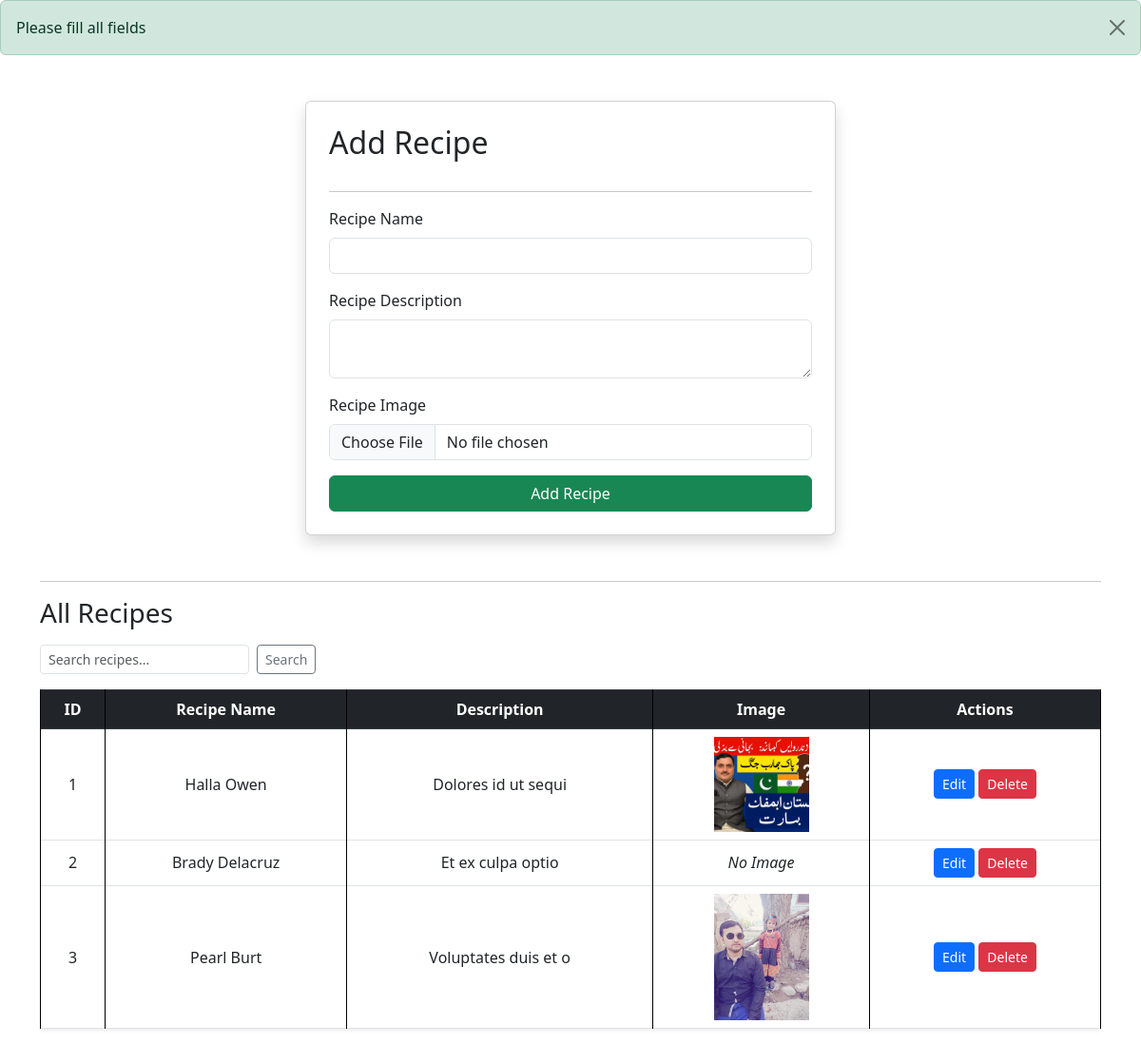
The app's page /recipes/ with its own data.
### vege/models.py (models this page shows, shortened)
class Recipe(models.Model):
    recipe_name = models.CharField(max_length=100)
    slug = models.SlugField(unique=True, blank=True)
    recipe_description = models.TextField()
    recipe_image = models.ImageField(upload_to='recipe')
    recipe_view_count = models.IntegerField(default=1)
    is_deleted = models.BooleanField(default=False)

### vege/views.py (the view)
# urls.py: path('recipes/', recipes, name="recipes"),
def recipes(request):
    if request.method == "POST":
        recipe_name = request.POST.get('recipe_name')
        recipe_description = request.POST.get('recipe_description')
        recipe_image = request.FILES.get('recipe_image')
        if recipe_name and recipe_description:
            Recipe.objects.create(
                recipe_name=recipe_name,
                recipe_description=recipe_description,
                recipe_image=recipe_image
            )
            messages.success(request, "Recipe added successfully!")
            return redirect('recipes')  # Refresh and show new recipe
        queryset = Recipe.objects.filter(is_deleted = False)
    else:
        messages.error(request, "Please fill all fields")
    query = request.GET.get('q', '')
    recipe_list = Recipe.objects.all()
    if query:
        recipe_list = recipe_list.filter(recipe_name__icontains=query)
    paginator = Paginator(recipe_list, 5)  # 5 recipes per page
    page_number = request.GET.get('page')
    page_obj = paginator.get_page(page_number)
    return render(request, 'recipes.html', {
        'recipes': page_obj,
        'query': query,
    })

### vege/templates/recipes.html (shortened to what this page needs)
{% extends "base.html" %}
{% load static %}
{% block start %}
{% if messages %}
    {% for message in messages %}
        <div class="alert alert-success alert-dismissible fade show" role="alert">
            {{ message }}
            <button type="button" class="btn-close" data-bs-dismiss="alert" aria-label="Close"></button>
        </div>
    {% endfor %}
{% endif %}
<div class="container mt-5">
    <form class="col-md-6 mx-auto card p-4 shadow" method="post" enctype="multipart/form-data">
        <h2 class="mb-3">Add Recipe</h2>
        <hr>
        <div class="mb-3">
            <label class="form-label">Recipe Name</label>
            <input name="recipe_name" required type="text" class="form-control">
        </div>
        <div class="mb-3">
            <label class="form-label">Recipe Description</label>
            <textarea name="recipe_description" required class="form-control"></textarea>
        </div>
        <div class="mb-3">
            <label class="form-label">Recipe Image</label>
            <input name="recipe_image" type="file" class="form-control">
        </div>
        <button type="submit" class="btn btn-success">Add Recipe</button>
    </form>
    <hr class="mt-5">
    <h3 class="mb-3">All Recipes</h3>
    {% if recipes %}
        <div class="d-flex justify-content-between align-items-center mb-3">
            <form method="get" class="d-flex" style="max-width: 300px;">
                <input type="text" name="q" class="form-control form-control-sm" placeholder="Search recipes..." value="{{ query }}">
                <button type="submit" class="btn btn-outline-secondary btn-sm ms-2">Search</button>
            </form>
        </div>
        <div class="table-responsive">
            <table class="table table-bordered align-middle text-center shadow-sm">
                <thead class="table-dark">
                    <tr>
                        <th scope="col">ID</th>
                        <th scope="col">Recipe Name</th>
                        <th scope="col">Description</th>
                        <th scope="col">Image</th>
                        <th scope="col">Actions</th>
                    </tr>
                </thead>
                <tbody>
                    {% for recipe in recipes %}
                        <tr>
                            <td>{{ recipe.id }}</td>
                            <td>{{ recipe.recipe_name }}</td>
                            <td>{{ recipe.recipe_description|truncatewords:10 }}</td>
                            <td>
                                {% if recipe.recipe_image %}
                                    <img src="{{ recipe.recipe_image.url }}" alt="Recipe Image" width="100">
                                {% else %}
                                    <em>No Image</em>
                                {% endif %}
                            </td>
                            <td>
                                <a href="{% url 'update_recipe' recipe.id %}" class="btn btn-sm btn-primary">Edit</a>
                                <a href="{% url 'delete_recipe' recipe.id %}" class="btn btn-sm btn-danger"
                                   onclick="return confirm('Are you sure you want to delete this recipe?');">Delete</a>
                            </td>
                        </tr>
                    {% endfor %}
                </tbody>
            </table>
        </div>
    {% else %}
        <p class="text-muted">No recipes found.</p>
    {% endif %}
</div>
{% endblock %}

### core/templates/base.html (style rules this page uses)
table, th, td { border: 1px solid black; }

### records on screen
Recipe: id "1", recipe_name "Halla Owen", recipe_description "Dolores id ut sequi", recipe_image (picture)
Recipe: id "2", recipe_name "Brady Delacruz", recipe_description "Et ex culpa optio", recipe_image "No Image"
Recipe: id "3", recipe_name "Pearl Burt", recipe_description "Voluptates duis et o", recipe_image (picture)

### other values on screen
{{ message }} "Please fill all fields"
